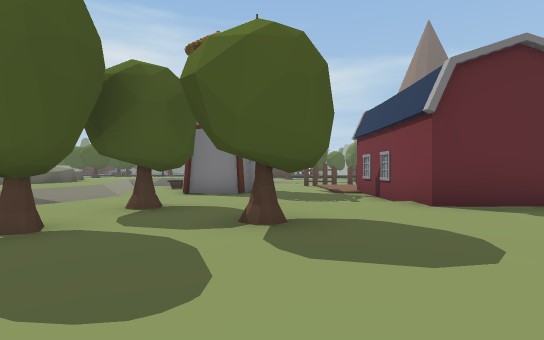
View 1 (above)

21 first-person views from a walk through a scene from a Unity 3-D project. The camera is 1.2 m above the floor, looks level and sees 80° across. The floor is counted in squares, 2 m on a side. Each view is taken from the middle of a square. On the plan, view 1 faces up. The plan holds only what a view shows up to about 10 squares ahead; the rest is blank. The place goes on beyond the plan.

View 2
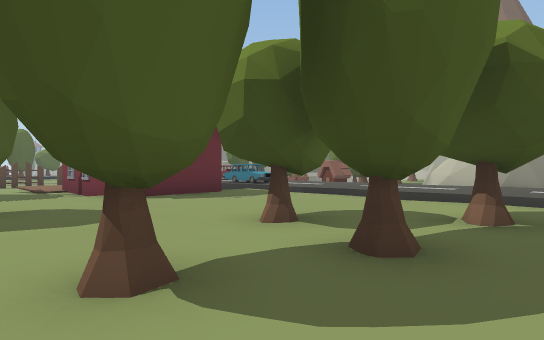

View 3
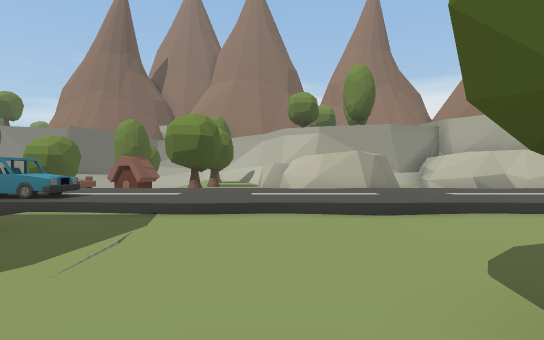

View 4
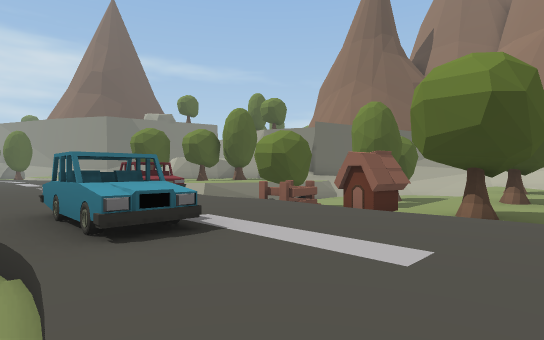

View 5
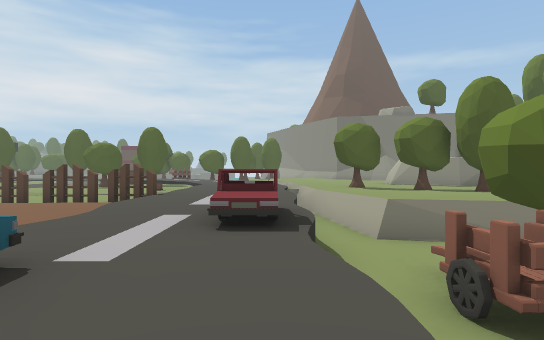

View 6
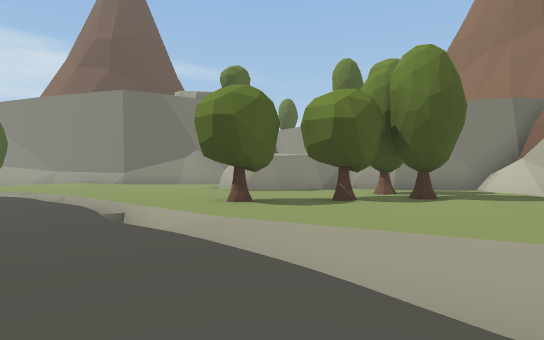

View 7
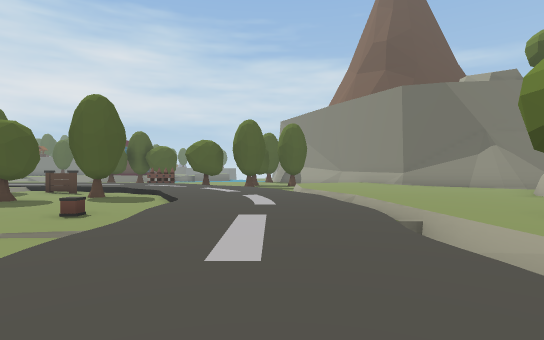

View 8
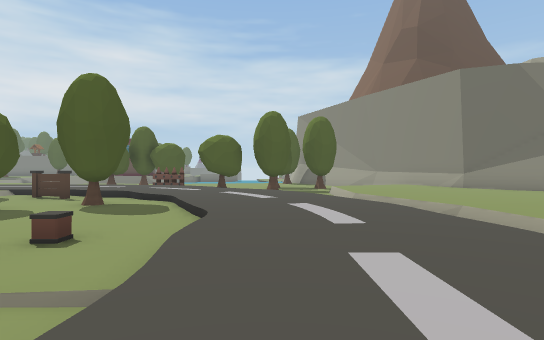

View 9
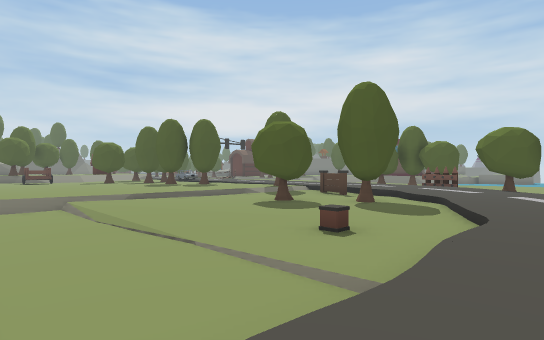

View 10
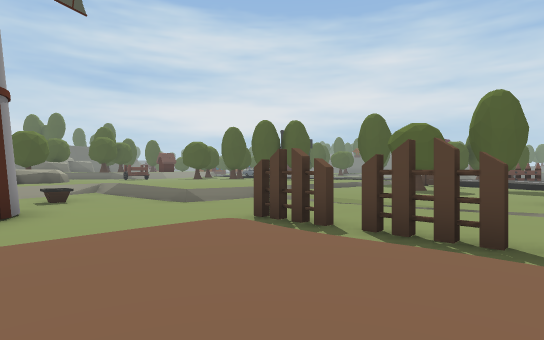

View 11
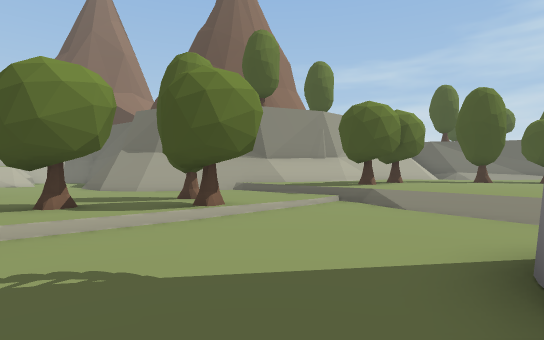

View 12
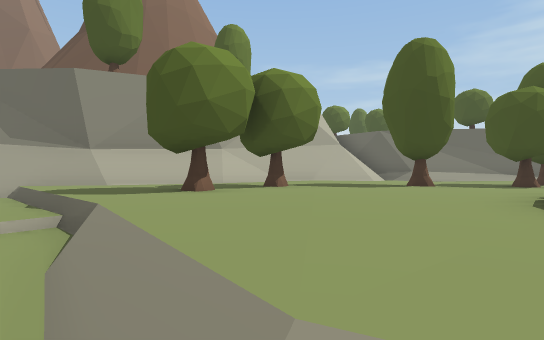

View 13
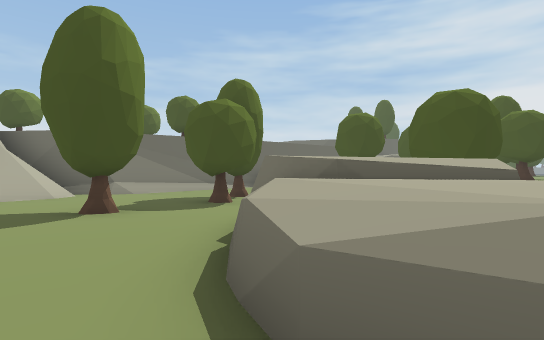

View 14
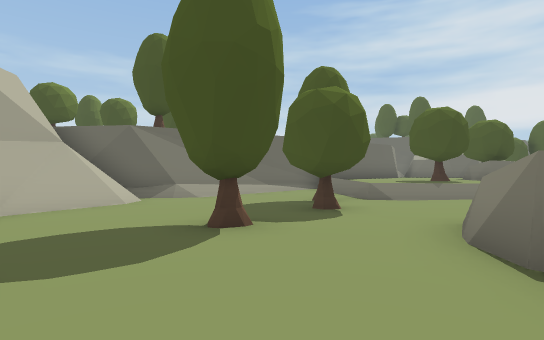

View 15
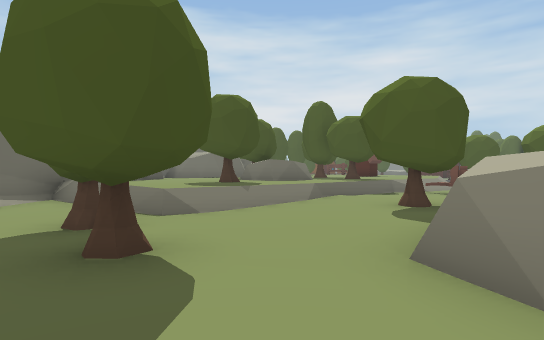

View 16
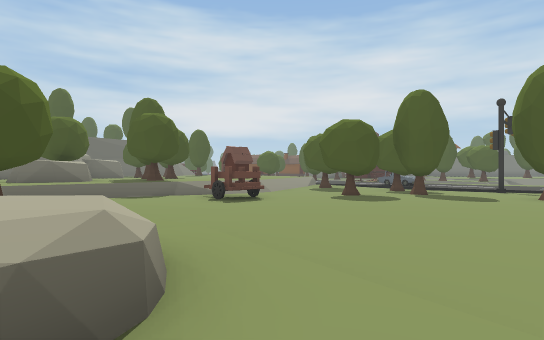

View 17
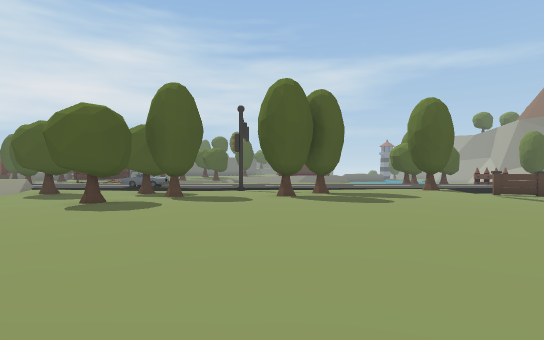

View 18
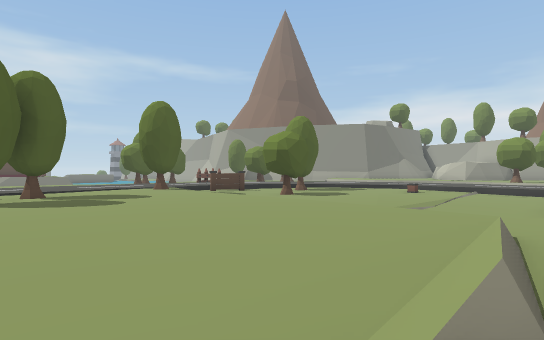

View 19
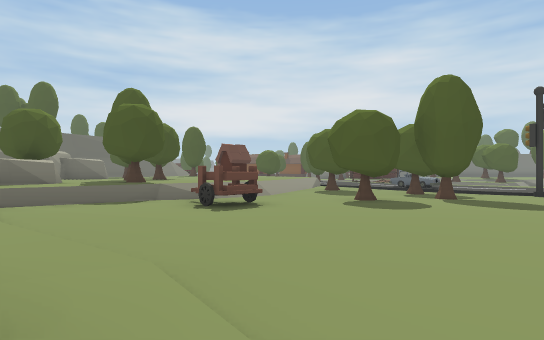

View 20
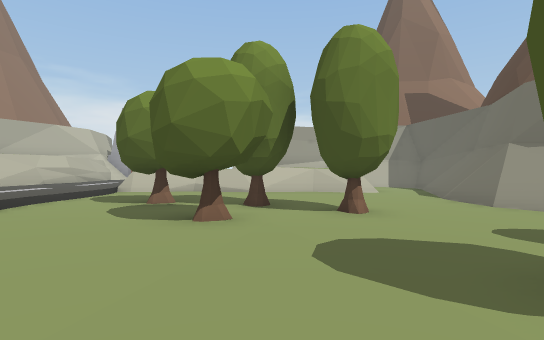

View 21
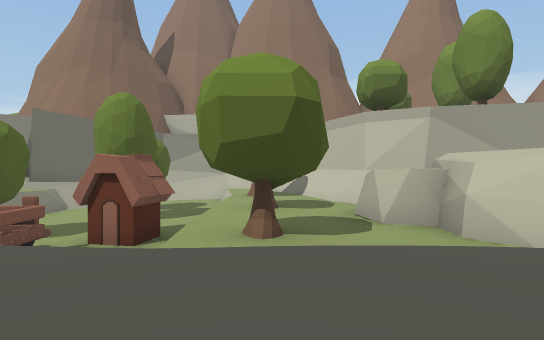

### Floor plan
Key: @ floor where view 1 was taken; # wall or solid block; . main floor; - floor 0.25 m lower than the main floor; : floor 0.5 m higher than the main floor; _ floor 0.5 m lower than the main floor; < floor 0.75 m lower than the main floor; ( floor 1.25 m lower than the main floor; / step, stairs or slope; = window, fence, low wall or low ledge; ^ raised ledge; v drop or lower ground; T thing the floor can be seen under or through; O other object.
Columns run from 16 left of view 1 to 19 right of it. Each row starts with its distance up from view 1.
 25        .....        .O/
 24       //O//.-   //...../ ....##
 23  /-O-OO-------O OO_/....//....##
 22  /OO--O---OO--- ____/...//.....##
 21   /---OO-OO---- _O_O_/.../......#
 20   /--OO--------__O____.../.....
 19   /------------_______/../....##
 18  :/-------...--______O/.../....##
 17 OO/OO------...._______/.../.....##
 16 OO----------.../////_//.....O....#
 15 O//----------..<<<____/...#.OOOO.##
 14 O//----//-----/<<<____/...=..OOO..#
 13 O//.O..^^.//_<<<<_OOOOO...=...OO..##
 12 O//.OO ^^^./<O<<<_____/...#......##
 11 O//-- ^^^^ /<<<<______/...#=..  .#
 10  :---^^^^^ /<<##______/..O#=TT vv#
  9 =-----^^^^../<##___   _..O#OOO(((
  8 --OOO--...../<<____   /... OO(OOOO
  7 -----O......<<<____   /O.. OOOOOOO
  6 #----O...../<<<____   /O..# OO//(/
  5 ##--....OOO///OO//-OOO/...//////O/
  4  #/=........__O_O____-/..._O__O_O/
  3  #/######..._OO_O_____/...______//
  2  ###   ####=__________/..._/######
  1           ###______O__/...###
  0             ##__@O_O__/...##
 -1              ##___O_O_/.../#
 -2              ##______-/...
 -3             ##/____---/...
 -4             #/_/##^^##=...###
 -5             #/_ ^^ ^   ...#

Positions as (right, up) in squares from view 1, and headings:
1: (0, 0), facing up
2: (0, -2), facing up-right
3: (2, 2), facing right
4: (6, 3), facing up-right
5: (9, 5), facing up
6: (8, 11), facing up-right
7: (8, 12), facing up
8: (7, 14), facing up
9: (7, 14), facing up-left
10: (5, 10), facing up-left
11: (1, 9), facing down-left
12: (-4, 9), facing down-left
13: (-6, 9), facing left
14: (-7, 7), facing left
15: (-10, 7), facing up-left
16: (-6, 12), facing up-left
17: (-7, 13), facing up
18: (-7, 13), facing up-right
19: (-7, 13), facing up-left
20: (2, 5), facing down
21: (7, 4), facing right
